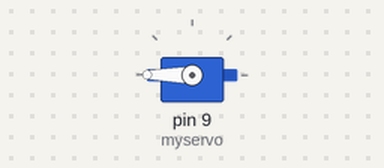
A sketch run on a simulated Arduino Uno, built with avr-gcc and run on an emulated ATmega328P. On the bench: servo.

Above: at 0.05 s.
At 4.0 s:
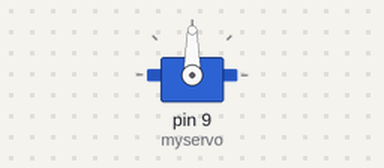
Timing chart, 0 to 5.2 s (numbered marks = the images above):
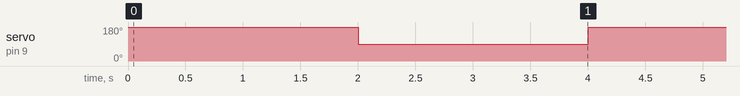

Measured:
- by itself, servo on pin 9 (myservo): alternates 180° for 2.0 s and 90° for 2.0 s

The sketch:

Servo-write.ino
```cpp
#include <Servo.h>

Servo myservo;  // create servo object to control a servo
// twelve servo objects can be created on most boards


void setup() {
  myservo.attach(9);  // attaches the servo on pin 9 to the servo object
}

void loop() {

  myservo.write(180);
  delay(2000);
  myservo.write(90);
  delay(2000);
}
```
